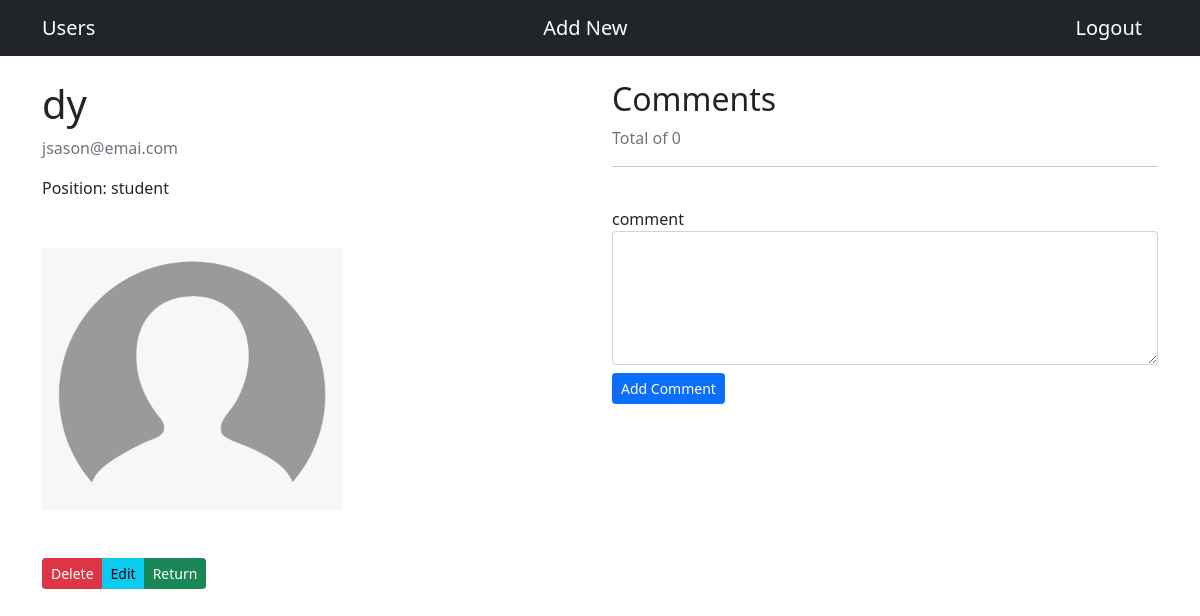
Screenshot of /users/10/detail/ (signed in) with the database file from the repository.
### users/models.py (models this page shows, shortened)
class User(models.Model):
    user_name = models.CharField(max_length=200, verbose_name='First Name')
    user_lname = models.CharField(max_length=200, verbose_name='Last Name')
    user_email = models.EmailField(unique=True, max_length=200, verbose_name='Email')
    user_position = models.CharField(max_length=200, verbose_name='Position')
    user_image = models.ImageField(upload_to=image_path, default='profile_pic/image.jpg')
    pub_date = models.DateField(default=now)

### users/views.py (the view)
# urls.py: path('<int:profile_id>/detail/', views.detail, name='detail'),
@login_required(login_url='/users/login')
def detail(request,profile_id):
        try:
            user = User.objects.get(pk=profile_id)
            comments = Comment.objects.filter(user_id=profile_id)
            comments_count = Comment.objects.filter(user_id=profile_id).count()
        except User.DoesNotExist:
            raise Http404("Profile does not exist")
        return render(request,'users/detail.html',{
                'users': user,
                'comments': comments,
                'comments_count': comments_count,
            })

### templates/users/detail.html (shortened to what this page needs)
{% extends 'base.html' %}
{% block content %}
    <div class="row">
        <div class="col-lg-6">
            <div class="mb-5">
                <h1>{{user.user_name}} {{users.user_lname}}</h1>
                <p class="text-muted">{{users.user_email}}</p>
                <p>Position: {{users.user_position}}</p>
            </div>
            <div class="img-responsive">
                <img src="/users/media/{{users.user_image}}" alt="profile user" class="img-rounded" width="300">
            </div>
            <div class="btn-group mt-5">
                {% if user.is_staff%}
                    <a href="{% url 'users:delete' users.id %}" class="btn btn-sm btn-danger">Delete</a>
                    <a href="{% url 'users:edit' users.id %}" class="btn btn-sm btn-info">Edit</a>
                {% endif %}
                <a href="{% url 'users:index' %}" class="btn btn-sm btn-success">Return</a>
            </div>
        </div>
        <div class="col-lg-6">
            <h2>Comments</h2>
            <p class="text-muted">Total of {{comments_count}}</p>
            <hr>
            <br>
            <form action="{% url 'users:addcomment' %}" method="post">
                <div class="form-group">
                    <label for="">comment</label>
                    <textarea name="comment" id="comment" cols="30" rows="5" class="form-control" required></textarea>
                </div>
                <button type="submit" class="mt-2 btn btn-sm btn-primary">Add Comment</button>
            </form>
        </div>
    </div>
{% endblock %}

### rows the page displays
User: user_lname "dy", user_email "jsason@emai.com", user_position "student", user_image (picture)

### other values shown
{{ comments_count }} "0"
